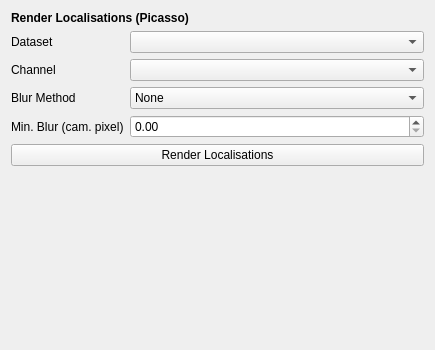
         <widget class="QWidget" name="tab_20">
          <attribute name="title">
           <string>Render</string>
          </attribute>
          <layout class="QVBoxLayout" name="verticalLayout_25">
           <item>
            <widget class="QLabel" name="label_85">
             <property name="font">
              <font>
               <weight>75</weight>
               <bold>true</bold>
              </font>
             </property>
             <property name="text">
              <string>Render Localisations (Picasso)</string>
             </property>
            </widget>
           </item>
           <item>
            <layout class="QFormLayout" name="formLayout_20">
             <item row="0" column="0">
              <widget class="QLabel" name="label_81">
               <property name="text">
                <string>Dataset</string>
               </property>
              </widget>
             </item>
             <item row="0" column="1">
              <widget class="QComboBox" name="picasso_render_dataset"/>
             </item>
             <item row="1" column="0">
              <widget class="QLabel" name="label_82">
               <property name="text">
                <string>Channel</string>
               </property>
              </widget>
             </item>
             <item row="1" column="1">
              <widget class="QComboBox" name="picasso_render_channel"/>
             </item>
             <item row="2" column="0">
              <widget class="QLabel" name="label_83">
               <property name="text">
                <string>Blur Method</string>
               </property>
              </widget>
             </item>
             <item row="2" column="1">
              <widget class="QComboBox" name="picasso_render_blur_method">
               <item>
                <property name="text">
                 <string>None</string>
                </property>
               </item>
               <item>
                <property name="text">
                 <string>One-Pixel-Blur</string>
                </property>
               </item>
               <item>
                <property name="text">
                 <string>Global Localisation Precision</string>
                </property>
               </item>
               <item>
                <property name="text">
                 <string>Individual Localisation Precision</string>
                </property>
               </item>
               <item>
                <property name="text">
                 <string>Individual Localisation Precision, iso</string>
                </property>
               </item>
              </widget>
             </item>
             <item row="3" column="0">
              <widget class="QLabel" name="label_84">
               <property name="text">
                <string>Min. Blur (cam. pixel)</string>
               </property>
              </widget>
             </item>
             <item row="3" column="1">
              <widget class="QDoubleSpinBox" name="picasso_render_min_blur">
               <property name="singleStep">
                <double>0.100000000000000</double>
               </property>
              </widget>
             </item>
            </layout>
           </item>
           <item>
            <widget class="QPushButton" name="picasso_render">
             <property name="text">
              <string>Render Localisations</string>
             </property>
            </widget>
           </item>
           <item>
            <spacer name="verticalSpacer_19">
             <property name="orientation">
              <enum>Qt::Vertical</enum>
             </property>
             <property name="sizeHint" stdset="0">
              <size>
               <width>413</width>
               <height>173</height>
              </size>
             </property>
            </spacer>
           </item>
          </layout>
         </widget>
